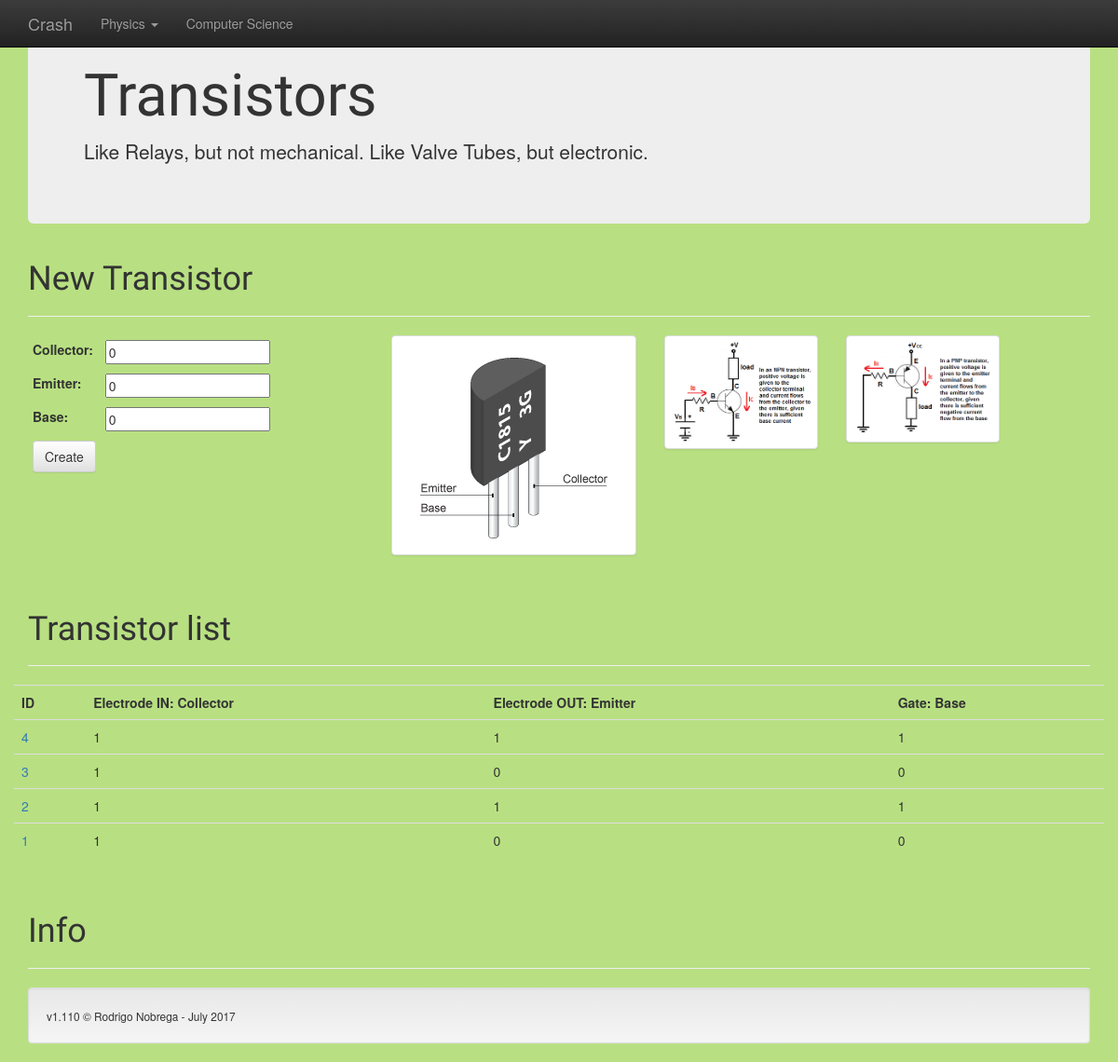
The page /Crash/computer/transistor on the database as committed earlier.
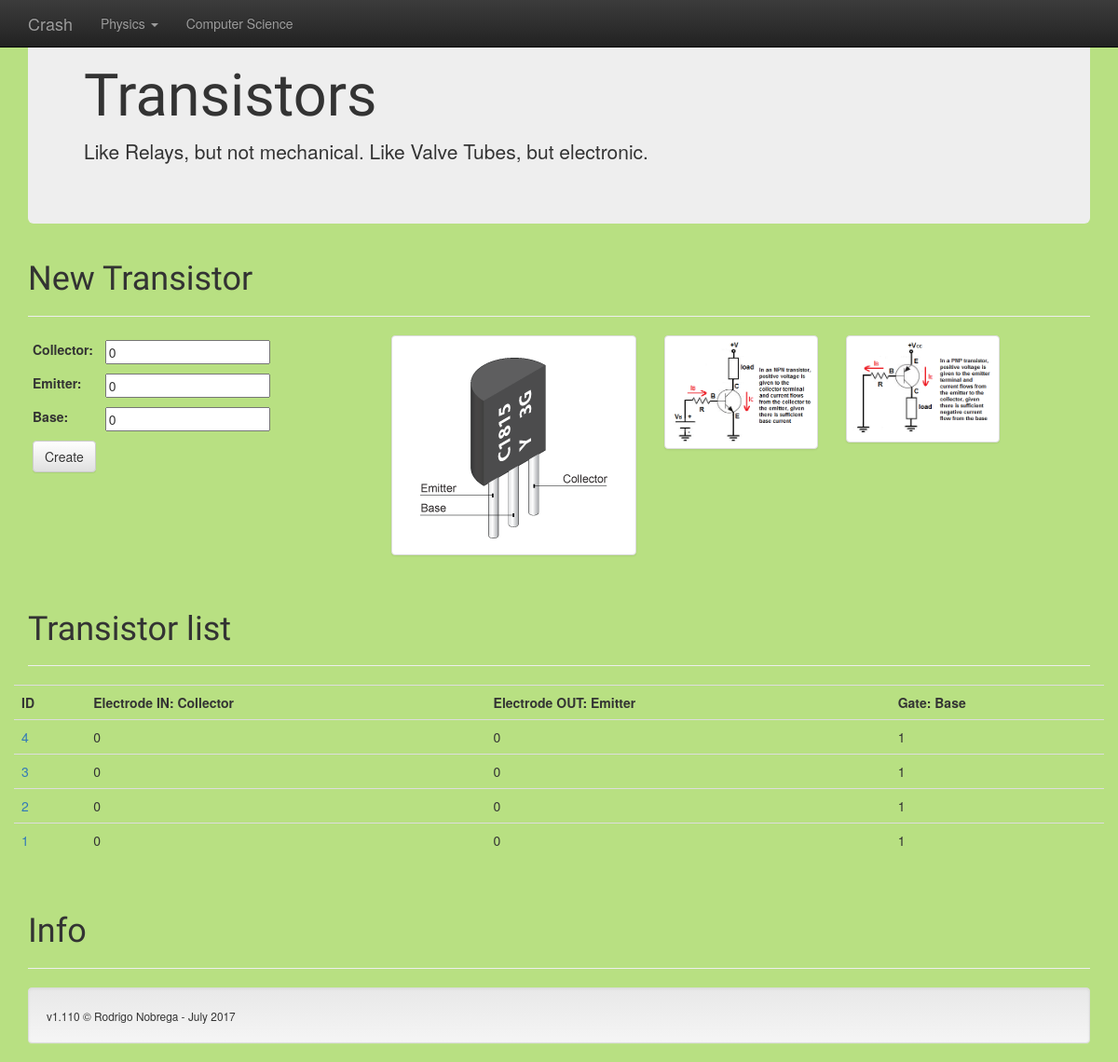
The same page on the database as committed later.
### Computer/models.py (models this page shows, shortened)
class CCTransistor(models.Model):
    collector = models.IntegerField(default=0)
    emitter = models.IntegerField(default=0)
    base = models.IntegerField(default=0)

### Computer/views.py (the view)
def transistor_list(request):
    transistors = CCTransistor.objects.order_by('-id')
    if request.method == 'POST':
        transForm = TransistorForm(request.POST)
        if transForm.is_valid():
            transForm.save(commit=True)
            lastTrans = CCTransistor.objects.all()[len(CCTransistor.objects.all())-1]
            lastTrans.update()
            lastTrans.save()
            return render(request, 'Computer/transistor_list.html'
                          , {'transistors': transistors, 'transistor_form': TransistorForm()})
    else:
        transForm = TransistorForm()
        return render(request, 'Computer/transistor_list.html'
                      , {'transistors': transistors, 'transistor_form': TransistorForm()})

### Computer/forms.py
class TransistorForm(forms.ModelForm):
    class Meta:
        model = CCTransistor
        fields = ('collector', 'emitter', 'base',)

### Computer/templates/Computer/transistor_list.html (shortened to what this page needs)
{% extends 'base.html' %}
      {% block body%}
      <div class="jumbotron">
        <h1>Transistors</h1>
        <p>Like Relays, but not mechanical. Like Valve Tubes, but electronic.</p>
      </div>
      <div class="page-header">
        <h1>New Transistor</h1>
      </div>
      <div class="row">
      <div class="col-md-4">
      <form  method="POST" class="form-inline">
        <table class="table-condensed">
          {{ transistor_form }}
          <tr>
            <td><button type="submit" class="btn btn-default">Create</button></td>
          </tr>
        </table>
      </form>
      </div>
        <div class="col-xs-6 col-md-3">
        <div class="thumbnail">
        {% load staticfiles %}
        <a href="http://www.bbc.co.uk/schools/gcsebitesize/design/electronics/switchesrev3.shtml"> <img src="{% static 'Computer/transistor.gif' %}" alt="Source: BBC article"></a>
        </div>
        </div>
        <div class="col-xs-6 col-md-2">
        <div class="thumbnail">
        <a href="http://www.learningaboutelectronics.com/Articles/Difference-between-a-NPN-and-a-PNP-transistor"><img src="{% static 'Computer/NPN-transistor.png' %}" alt="Source: Learning About Electronics"></a>
        </div>
        </div>
        <div class="col-xs-6 col-md-2">
        <div class="thumbnail">
        <a href="http://www.learningaboutelectronics.com/Articles/Difference-between-a-NPN-and-a-PNP-transistor"><img src="{% static 'Computer/PNP-transistor.png' %}" alt="Source: Learning About Electronics"></a>
        </div>
        </div>
      </div>
      <div class="page-header">
        <h1>Transistor list</h1>
      </div>
      <div class="row">
        <table class="table table-hover">
        <tr>
          <td><strong>ID</strong></td>
          <td><strong>Electrode IN: Collector</strong></td>
          <td><strong>Electrode OUT: Emitter</strong></td>
          <td><strong>Gate: Base</strong></td>
        </tr>
        {% for transistor in transistors %}
        <tr>
          <td><a href="{% url 'transistor_update' transistor.id %}">{{ transistor.id }}</a></td>
          <td>{{ transistor.collector }}</td>
          <td>{{ transistor.emitter }}</td>
          <td>{{ transistor.base }}</td>
        </tr>
        {% endfor %}
        </table>
      </div>
      {% endblock%}

### Physics/templates/base.html (shortened to what this page needs)
<!DOCTYPE html>
<html>
    <head>
        <link rel="stylesheet" href="https://maxcdn.bootstrapcdn.com/bootstrap/3.3.7/css/bootstrap.min.css">
        <link rel="stylesheet" href="https://maxcdn.bootstrapcdn.com/bootstrap/3.3.7/css/bootstrap-theme.min.css">
        {% load static %}
        <link rel="stylesheet" href="{% static 'Physics/style.css' %}" type="text/css">
    </head>
<body data-feedly-mini="yes">
    <nav class="navbar navbar-inverse navbar-fixed-top">
        <div class="container">
        <div class="navbar-header">
        <a class="navbar-brand" href="{% url 'home' %}">Crash</a>
        </div>
        <div id="navbar" class="navbar-collapse collapse">
        <ul class="nav navbar-nav">
        <li class="dropdown">
            <a href="http://getbootstrap.com/examples/theme/#" class="dropdown-toggle" data-toggle="dropdown" role="button" aria-haspopup="true" aria-expanded="false">Physics <span class="caret"></span></a>
        </li>
        <li><a href="{% url 'computer_home' %}">Computer Science</a></li>
        </ul>
        </div>
        </div>
    </nav>
    <div class="container theme-showcase" role="main">
        {% block body %}
        {% endblock %}
        <div class="page-header">
        <h1>Info</h1>
        </div>
        <div class="well">
        <small>v1.110 © Rodrigo Nobrega - July 2017</small>
        </div>
    </div>
</body>
</html>

### Physics/static/Physics/style.css (style rules this page uses)
body { background-color: #B8E082; }
h1 { font-family: 'Acme', sans-serif; }

Rows that differ between the two databases and show on the page:
changed CCTransistor id 4: collector "1" → "0"; emitter "1" → "0"
changed CCTransistor id 3: collector "1" → "0"; base "0" → "1"
changed CCTransistor id 2: collector "1" → "0"; emitter "1" → "0"
changed CCTransistor id 1: collector "1" → "0"; base "0" → "1"
